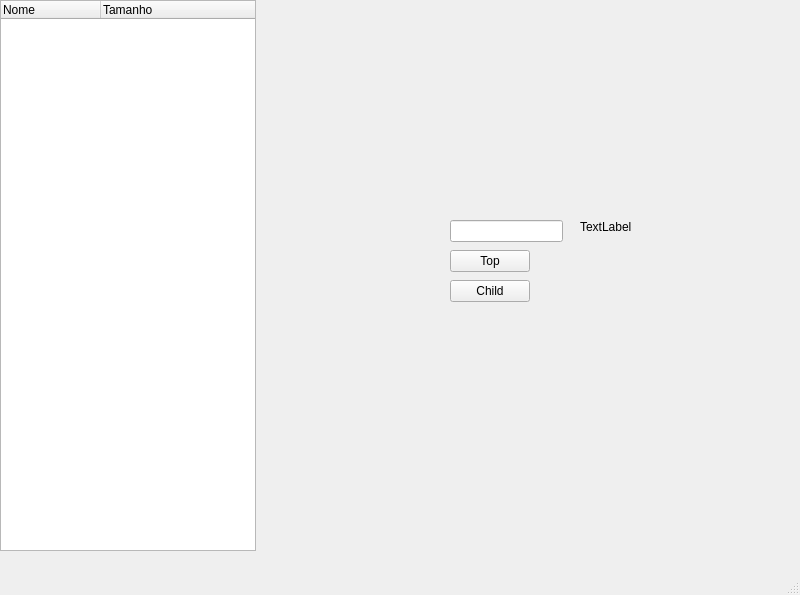
<?xml version="1.0" encoding="UTF-8"?>
<ui version="4.0">
 <class>MainWindow</class>
 <widget class="QMainWindow" name="MainWindow">
  <property name="geometry">
   <rect>
    <x>0</x>
    <y>0</y>
    <width>800</width>
    <height>595</height>
   </rect>
  </property>
  <property name="windowTitle">
   <string>MainWindow</string>
  </property>
  <widget class="QWidget" name="centralwidget">
   <widget class="QPushButton" name="btnTop">
    <property name="geometry">
     <rect>
      <x>450</x>
      <y>250</y>
      <width>80</width>
      <height>22</height>
     </rect>
    </property>
    <property name="text">
     <string>Top</string>
    </property>
   </widget>
   <widget class="QLineEdit" name="edit">
    <property name="geometry">
     <rect>
      <x>450</x>
      <y>220</y>
      <width>113</width>
      <height>22</height>
     </rect>
    </property>
   </widget>
   <widget class="QLabel" name="label">
    <property name="geometry">
     <rect>
      <x>580</x>
      <y>220</y>
      <width>56</width>
      <height>14</height>
     </rect>
    </property>
    <property name="text">
     <string>TextLabel</string>
    </property>
   </widget>
   <widget class="QTreeWidget" name="fileTree">
    <property name="geometry">
     <rect>
      <x>0</x>
      <y>0</y>
      <width>256</width>
      <height>551</height>
     </rect>
    </property>
    <property name="sizePolicy">
     <sizepolicy hsizetype="Expanding" vsizetype="Expanding">
      <horstretch>0</horstretch>
      <verstretch>0</verstretch>
     </sizepolicy>
    </property>
    <column>
     <property name="text">
      <string>Nome</string>
     </property>
    </column>
    <column>
     <property name="text">
      <string>Tamanho</string>
     </property>
    </column>
   </widget>
   <widget class="QPushButton" name="btnChild">
    <property name="geometry">
     <rect>
      <x>450</x>
      <y>280</y>
      <width>80</width>
      <height>22</height>
     </rect>
    </property>
    <property name="text">
     <string>Child</string>
    </property>
   </widget>
  </widget>
  <widget class="QMenuBar" name="menubar">
   <property name="geometry">
    <rect>
     <x>0</x>
     <y>0</y>
     <width>800</width>
     <height>19</height>
    </rect>
   </property>
  </widget>
  <widget class="QStatusBar" name="statusbar"/>
 </widget>
 <resources/>
 <connections/>
</ui>
